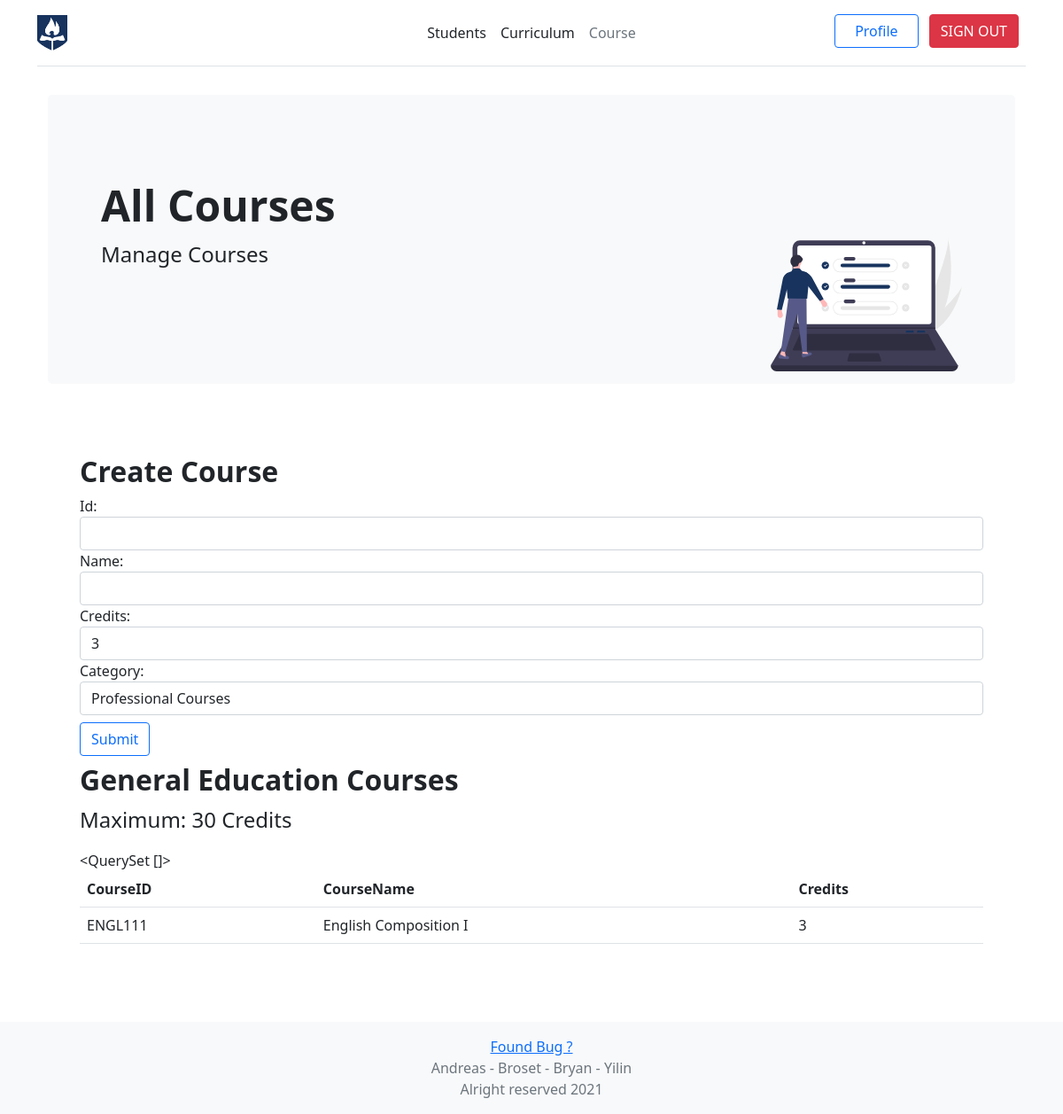
Page /ssapp/admin/course (signed in) on the earlier database version.
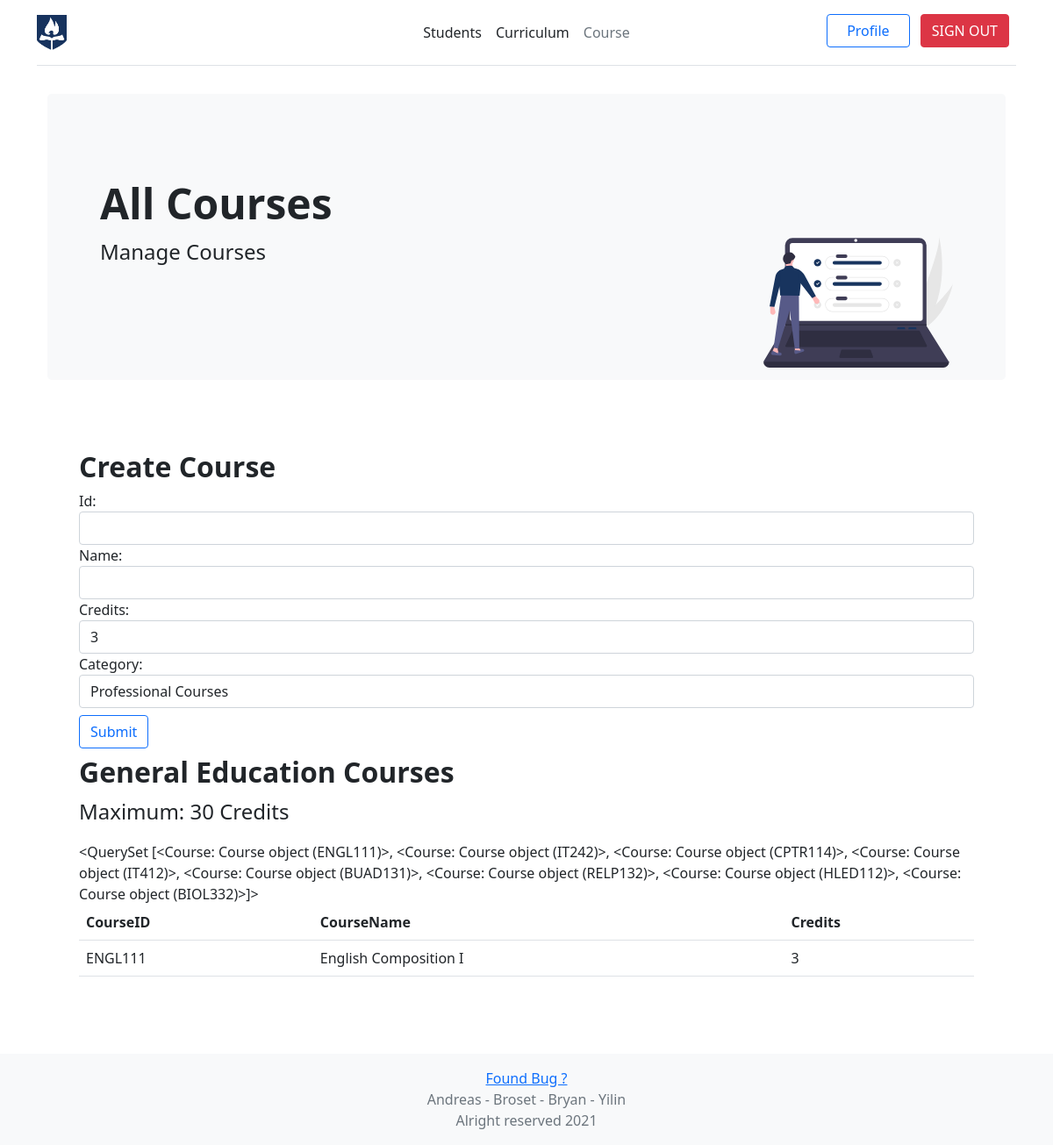
Same page on the later database version.
### ssapp/models.py (models this page shows)
class Course(models.Model):
    id =  models.CharField(max_length=10, primary_key=True)
    name =  models.CharField(max_length=50)
    credits = models.PositiveSmallIntegerField(default=3)
    category = models.CharField(
        choices = [
            ("General Education Courses", "General Education Courses"),
            ("Professional Courses", "Professional Courses"),
        ], max_length=30, default="Professional Courses"
    )

### ssapp/views.py (the view, shortened to what this page needs)
# urls.py: path('admin/course', views.AdminCourse.as_view(), name="admin_course"),
class AdminCourse(LoginRequiredMixin, generic.CreateView):
    template_name = 'ssapp/admin/course.html'
    login_url = '/accounts/login'
    form_class = CourseForm
    def get(self, *args, **kwargs):
        form = self.form_class()
        context = {"all_courses": Course.objects.all(), "form": form}
        return render(self.request, self.template_name, context)

### ssapp/forms.py
class CourseForm(forms.ModelForm):
    def __init__(self, *args, **kwargs):
        super(CourseForm, self).__init__(*args, **kwargs)
        for name in self.fields.keys():
            self.fields[name].widget.attrs.update({
                'class': 'form-control',
            })
    class Meta:
        model = Course
        fields = ('id', 'name', 'credits', 'category')

### ssapp/templates/ssapp/admin/course.html (shortened to what this page needs)
{% extends 'ssapp/base.html' %}
{% load static %}
{% block header_admin_course %} <span class="text-muted"> Course </span> {% endblock %}
    {% block body %}
   <div class="container py-2">
      <div class="p-5 mb-4 bg-light rounded-3">
      <div class="container-fluid py-5 mb-2">
        <h1 class="display-5 fw-bold">All Courses</h1>
            <img class="float-end" src="{% static 'images/undraw_accept_tasks_po1c.svg' %}" height="150px">
        <p class="col-md-8 fs-4 mb-4"> Manage Courses </p>
      </div>
      </div>
      </div>
      <div class="p-5">
          <h2 class="display-7 fw-bold"> Create Course </h2>
          <form id="create_course">
              {{ form }}
              <input type="submit" value="Submit" class="my-2 btn btn-outline-primary">
          </form>
      <h2 class="display-7 fw-bold">General Education Courses</h2>
      <p class="fs-4">Maximum: 30 Credits</p>
      {{ all_courses }}
      <table class="table">
          <tr>
              <th>CourseID</th>
              <th>CourseName</th>
              <th>Credits</th>
          </tr>
          <tr>
              <td>ENGL111</td>
              <td>English Composition I</td>
              <td>3</td>
          </tr>
      </table>
      </div>
        {% endblock %}

Differences in the rows shown:
added Course: id "<QuerySet [<Course: Course object (ENGL111)>, <Course: Course object (IT242)>, <Course: Course object (CPTR114)>, <Course: Course object (IT412)>, <Course: Course object (BUAD131)>, <Course: Course object (RELP132)>, <Course: Course object (HLED112)>, <Course: Course object (BIOL332)>]>"
Other differences:
{{ all_courses }}: "<QuerySet []>" → (not shown)
